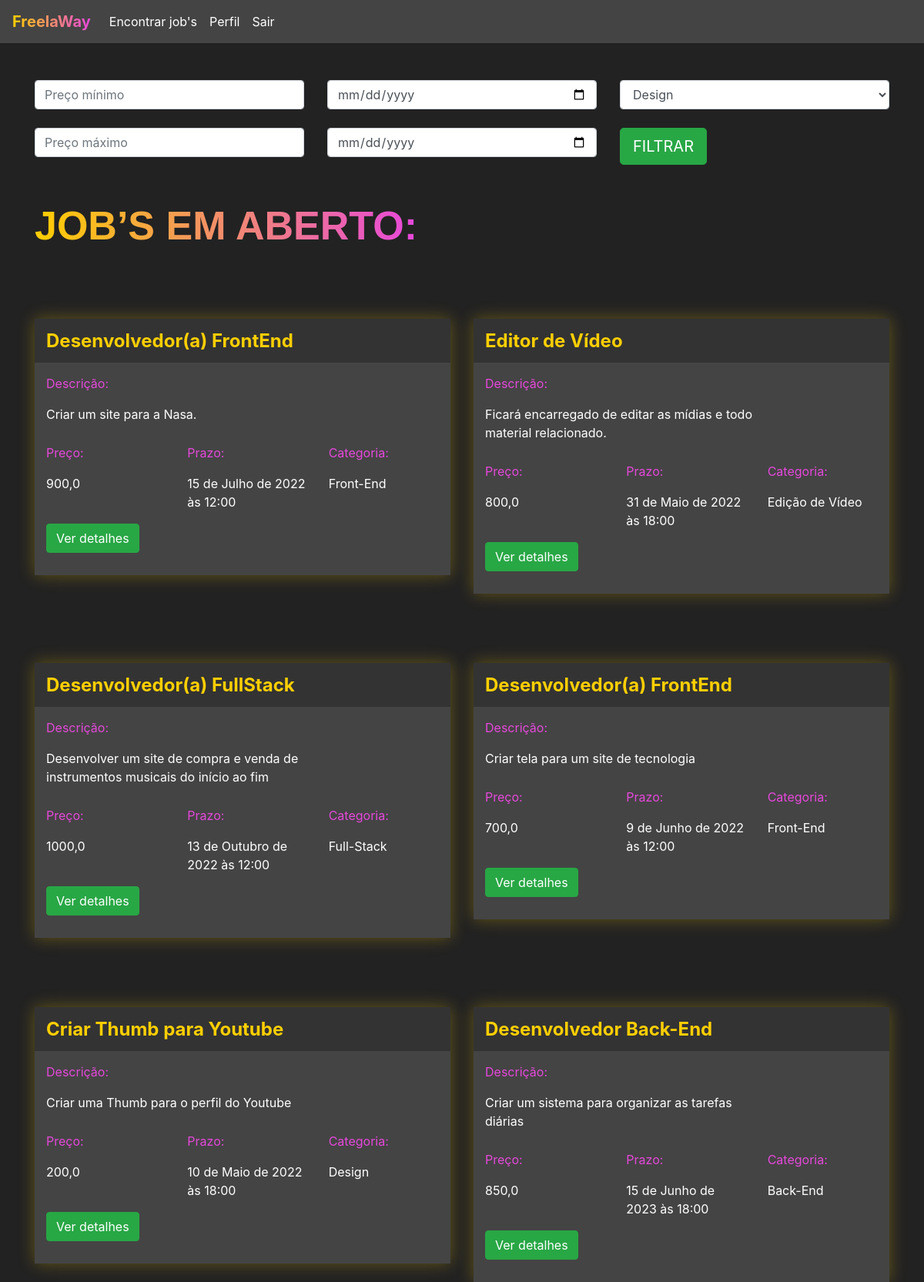
/jobs/encontrar_jobs/ (signed in), run on an earlier commit of the app's database.
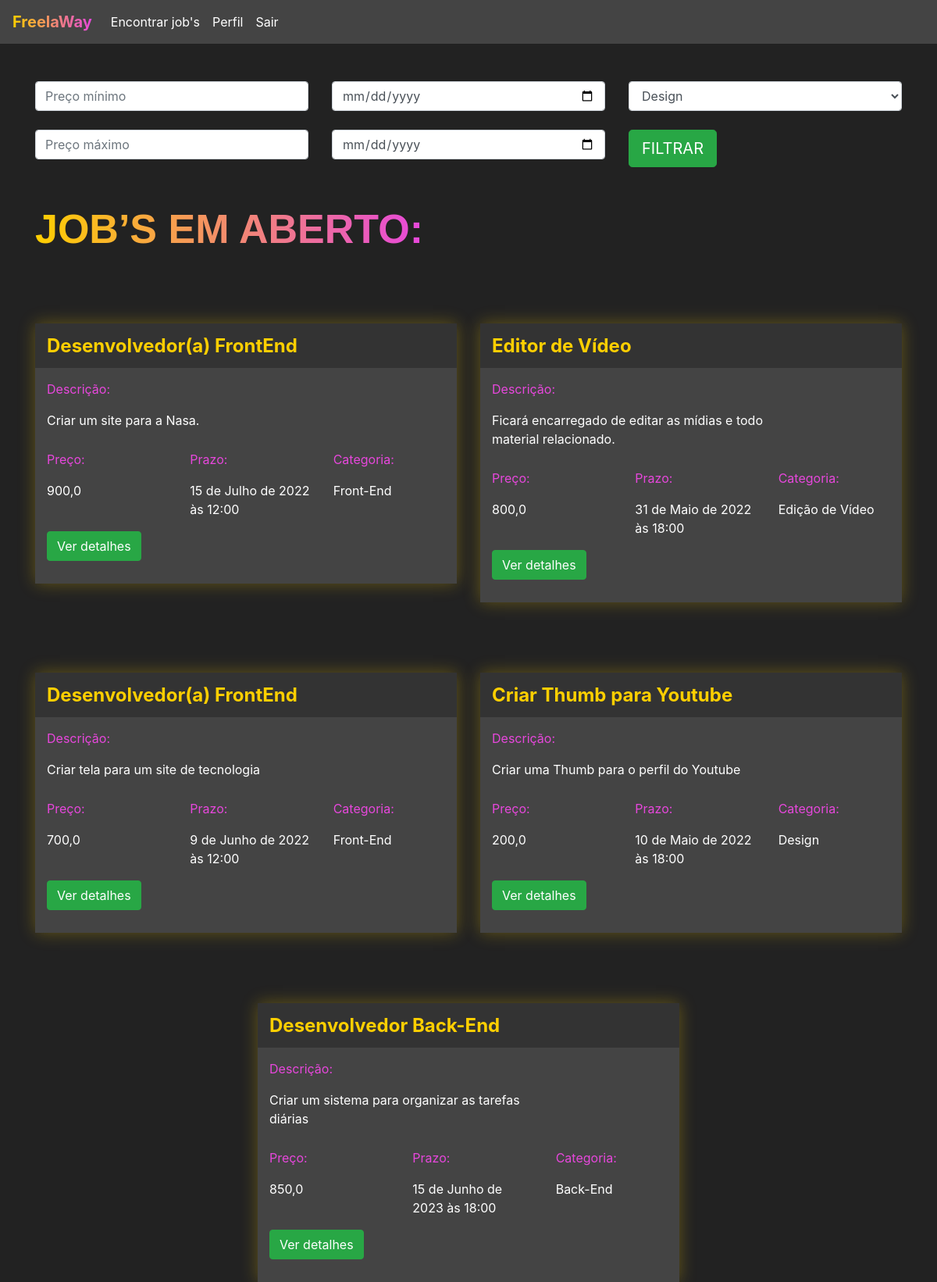
And on a later commit of the database.
### jobs/models.py (models this page shows, shortened)
class Jobs(models.Model):
    categoria_choices = (('D', 'Design'),
                         ('EV', 'Edição de Vídeo'),
                         ('FS', 'Full-Stack'),
                         ('BE', 'Back-End'),
                         ('FE', 'Front-End'))
    status_choices = (('C', 'Em criação'),
                      ('AA', 'Aguardando aprovação'),
                      ('NA', 'Não aprovado'),
                      ('F', 'Finalizado'))
    titulo = models.CharField(max_length=200)
    descricao = models.TextField()
    categoria = models.CharField(max_length=2, choices=categoria_choices, default="D")
    prazo_entrega = models.DateTimeField()
    preco = models.FloatField()
    referencias = models.ManyToManyField(Referencias)
    profissional = models.ForeignKey(User, on_delete=models.DO_NOTHING, null=True, blank=True)
    reservado = models.BooleanField(default=False)
    status = models.CharField(max_length=2, choices=status_choices, default="C")
    arquivo_final = models.FileField(null=True)

### jobs/views.py (the view)
# urls.py: path('encontrar_jobs/', views.encontrar_jobs, name="encontrar_jobs"),
@login_required(login_url='/auth/logar')
def encontrar_jobs(request):
    if request.method == "GET":
        preco_minimo = request.POST.get("preco_minimo")
        preco_maximo = request.GET.get("preco_maximo")
        prazo_minimo = request.GET.get("prazo_minimo")
        prazo_maximo = request.GET.get("prazo_maximo")
        categoria = request.GET.get("categoria")
        if preco_minimo or preco_maximo or prazo_minimo or prazo_maximo or categoria:
            if not preco_minimo:
                preco_minimo = 0
            if not preco_maximo:
                preco_maximo = 999999
            if not prazo_minimo:
                prazo_minimo = datetime(year=1900, month=1, day=1)
            if not prazo_maximo:
                prazo_maximo = datetime(year=3000, month=1, day=1)
            if categoria == "D":
                categoria = ["D", ]
            elif categoria == "EV":
                categoria = ["EV", ]
            elif categoria == "BE":
                categoria = ["BE", ]
            elif categoria == "FS":
                categoria = ["FS", ]
            else:
                categoria = ["FE", ]
            jobs = Jobs.objects.filter(preco__gte=preco_minimo) \
                .filter(preco__lte=preco_maximo) \
                .filter(prazo_entrega__gte=prazo_minimo) \
                .filter(prazo_entrega__lte=prazo_maximo) \
                .filter(categoria__in=categoria)\
                .filter(reservado=False)
        else:
            jobs = Jobs.objects.filter(reservado=False)
        return render(request, "encontrar_jobs.html", {"jobs": jobs})

### jobs/models.py (called while the page is built)
    def __str__(self) -> str:
        return self.arquivo.url

### jobs/templates/encontrar_jobs.html (shortened to what this page needs)
{% extends 'base.html' %}
{% load static %}
{% block 'head' %}
<link rel="stylesheet" href="{% static 'jobs/css/encontrar_jobs.css' %}">
{% endblock %}
{% block 'body' %}
    <div class="container">
    <br>
    <br>
        <div class="row">
            <div class="col-sm">
            <form action="{% url 'encontrar_jobs' %}" method="GET"> {% csrf_token %}
                <input type="text" class="form-control" placeholder="Preço mínimo" name="preco_minimo">
                <br>
                <input type="text" class="form-control" placeholder="Preço máximo" name="preco_maximo">
             </div>
            <div class="col-sm">
                <input type="date" class="form-control" name="prazo_minimo">
                <br>
                <input type="date" class="form-control" name="prazo_maximo">
            </div>
            <div class="col-sm">
                <select class="form-control" name="categoria">
                    <option value="D">Design</option>
                </select>
                <br>
                <input type="submit" class="btn btn-success btn-lg" value="FILTRAR">
            </div>
        </div>
        <br>
        <br>
        <h2 class="titulo">JOB’S EM ABERTO:</h2>
        <div class="row justify-content-around">
            {% for job in jobs %}
                <div class="col-6 row-card">
                    <div class="card-job">
                        <div class="header-job">
                           <h4 class="titulo-job">{{job.titulo}}</h4>
                        </div>
                        <div class="body-job">
                            <p class="titulo-body">Descrição:</p>
                            <div style="width: 70%">
                                <p>{{job.descricao}}</p>
                            </div>
                            <div class="row">
                                <div class="col-4">
                                    <p class="titulo-body">Preço:</p>
                                    <p>{{job.preco}}</p>
                                </div>
                                <div class="col-4">
                                    <p class="titulo-body">Prazo:</p>
                                    <p>{{job.prazo_entrega}}</p>
                                </div>
                                <div class="col-4">
                                    <p class="titulo-body">Categoria:</p>
                                    <p>{% if job.categoria == 'D' %}
                                            Design
                                        {% elif job.categoria == 'EV' %}
                                            Edição de Vídeo
                                        {% elif job.categoria == 'BE' %}
                                            Back-End
                                        {% elif job.categoria == 'FS' %}
                                            Full-Stack
                                        {% else %}
                                            Front-End
                                    {% endif %}
                                    </p>
                                </div>
                            </div>
                            <button class="btn btn-success" data-toggle="modal" data-target="#modal-{{job.id}}">Ver detalhes</button>
                            <br>
                            <br>
                        </div>
                    </div>
                </div>
            {% endfor %}
        </div>
    </div>
{% endblock %}

### templates/base.html (shortened to what this page needs)
{% load static %}
<!doctype html>
<html lang="pt-br">
  <head>
    {% block 'head' %}
      {% endblock %}
    <link rel="stylesheet" href="https://cdn.jsdelivr.net/npm/bootstrap@4.6.1/dist/css/bootstrap.min.css">
</head>
<body class="fundo">
    {% if user.is_authenticated %}
      <nav style="background-color: #444;" class="navbar navbar-expand-lg navbar-dark">
        <a class="navbar-brand" href="{% url 'encontrar_jobs' %}"><span class="font-degrade-nav">FreelaWay</span></a>
        <div class="collapse navbar-collapse" id="navbarNav">
          <ul class="navbar-nav">
            <li class="nav-item active">
              <a class="nav-link" href="{% url 'encontrar_jobs' %}">Encontrar job's</a>
            </li>
             <li class="nav-item active">
              <a class="nav-link" href="{% url 'perfil' %}">Perfil</a>
            </li>
               <li class="nav-item active">
              <a class="nav-link" href="{% url 'sair' %}">Sair</a>
            </li>
          </ul>
        </div>
      </nav>
{% endif %}
    {% block 'body' %}
    {% endblock %}
  </body>
</html>

### templates/static/jobs/css/encontrar_jobs.css (style rules this page uses)
.fundo { background-color: #222; color: white; }
.card-job { background-color: #444; box-shadow: 0 0px 20px 0 rgba( 255, 207, 0, 0.3 ); padding: 0; margin-top: 50px; }
.header-job { background-color: #333; width: 100% !important; padding: 5px; padding-left: 15px; }
.row-card { margin-top: 40px; }
.titulo-job { color: #FFCF00; font-weight: bold; margin-top: 10px; }
.body-job { padding: 5px; padding-left: 15px; }
.titulo-body { color: #E747DC; margin-top: 10px; }
.titulo { font-family: Arial, Helvetica, sans-serif; font-weight: bold; font-size: 52px; display: inline; background-image: linear-gradient(90deg, rgba(255,207,0,1) 0%, rgba(231,71,220,1) 100%); background-clip: text; -webkit-background-clip: text; color: transparent; padding-bottom: 10px; }

### templates/base.html (style rules this page uses)
.font-degrade-nav { background-image: linear-gradient(90deg, rgba(255,207,0,1) 0%, rgba(231,71,220,1) 100%); background-clip: text; -webkit-background-clip: text; color: transparent; padding-bottom: 10px; font-size: 20px; font-weight: bold; }

What changed in the data, as far as the page shows it:
no longer on this page (row edited): Jobs: titulo "Desenvolvedor(a) FullStack", descricao "Desenvolver um site de compra e venda de instrumentos musicais do início ao fim", preco "1000,0", prazo_entrega "13 de Outubro de 2022 às 12:00", categoria "Full-Stack"
